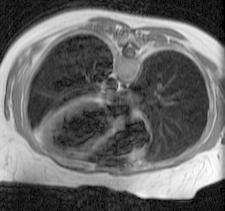
%> input picture chest.pgm, 225 x 211 px
$ octave --eval "result = roberts_script('chest.pgm');"   (GNU Octave 9; MATLAB toolbox functions it lacks are replaced by stand-ins)
%> lines starting %> are read from the running program, lines starting %| are printed output that depends on the picture
function [Fx, Fy] = roberts_script(image)
%> called with image = 'chest.pgm'
I = imread(image);
%> I is the input picture: size 211x225 uint8; min 0, max 255, mean 102.4
F = im2double(I);
hx = [0,1;-1,0]; % x derivative
hy = [1,0;0,-1]; % y derivative

Fx = imfilter(F,hx,'replicate','conv');
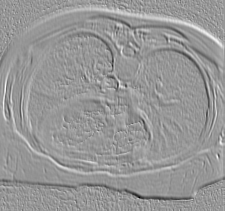
%> Fx: size 211x225 double; min -0.529, max 0.365, mean 0.000949; drawn with min black and max white
Fy = imfilter(F,hy, 'replicate', 'conv');
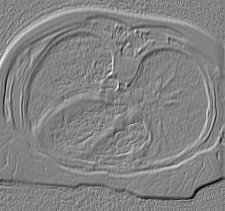
%> Fy: size 211x225 double; min -0.443, max 0.416, mean -0.000924; drawn with min black and max white

subplot(3,3,1), imshow(image);
xlabel('input')

subplot(3,3,2), imshow(Fx);
xlabel('x derivative')

subplot(3,3,3), imshow(Fy);
xlabel('y derivative')

subplot(3,3,4), imshow(imnoise(I,'Gaussian',0.1, 0.1));
xlabel('w/ Gaussian noise w/ mean = 0.1, variance =0.1')

subplot(3,3,5), imshow(imnoise(Fx,'Gaussian',0.1, 0.1));
%> after `imshow(imnoise(Fx,'Gaussian',0.1, 0.1))`:
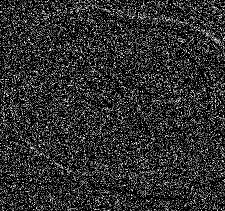
%> displayed picture: size 211x225, on the screen's scale of 0 to 255; min 0, max 255, mean 47.1
xlabel('w/ Gaussian noise w/ mean = 0.1, variance =0.1')

subplot(3,3,6), imshow(imnoise(Fy,'Gaussian',0.1, 0.1));
%> after `imshow(imnoise(Fy,'Gaussian',0.1, 0.1))`:
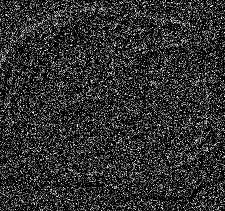
%> displayed picture: size 211x225, on the screen's scale of 0 to 255; min 0, max 255, mean 47.1; mean of the top-left, top-right, bottom-left and bottom-right quarters 48, 47.8, 45.4, 47.1
xlabel('w/ Gaussian noise w/ mean = 0.1, variance =0.1')

subplot(3,3,7), imshow(imnoise(I,'Gaussian',0.1, 0.001));
%> after `imshow(imnoise(I,'Gaussian',0.1, 0.001))`:
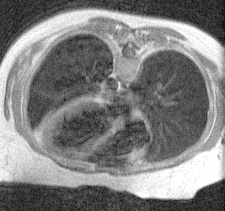
%> displayed picture: size 211x225, on the screen's scale of 0 to 255; min 2, max 255, mean 127.6
xlabel('w/ Gaussian noise w/ mean = 0.1, variance =0.001')

subplot(3,3,8), imshow(imnoise(Fx,'Gaussian',0.1, 0.001));
%> after `imshow(imnoise(Fx,'Gaussian',0.1, 0.001))`:
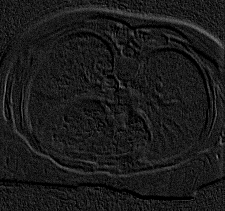
%> displayed picture: size 211x225, on the screen's scale of 0 to 255; min 0, max 133, mean 26.5
xlabel('w/ Gaussian noise w/ mean = 0.1, variance =0.001')

subplot(3,3,9), imshow(imnoise(Fy,'Gaussian',0.1, 0.001));
%> after `imshow(imnoise(Fy,'Gaussian',0.1, 0.001))`:
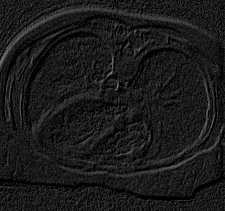
%> displayed picture: size 211x225, on the screen's scale of 0 to 255; min 0, max 135, mean 26
xlabel('w/ Gaussian noise w/ mean = 0.1, variance =0.001')

end
